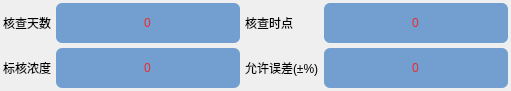
    <widget class="QWidget" name="gridLayoutWidget_9">
     <property name="geometry">
      <rect>
       <x>310</x>
       <y>50</y>
       <width>511</width>
       <height>91</height>
      </rect>
     </property>
     <layout class="QGridLayout" name="gridLayout_27">
      <property name="leftMargin">
       <number>3</number>
      </property>
      <property name="topMargin">
       <number>3</number>
      </property>
      <property name="rightMargin">
       <number>3</number>
      </property>
      <property name="bottomMargin">
       <number>3</number>
      </property>
      <property name="spacing">
       <number>5</number>
      </property>
      <item row="1" column="2">
       <widget class="QLabel" name="label_152">
        <property name="styleSheet">
         <string notr="true">background: transparent;
font: 10pt &quot;Ubuntu&quot;;</string>
        </property>
        <property name="text">
         <string>允许误差(±%)</string>
        </property>
       </widget>
      </item>
      <item row="1" column="1">
       <widget class="QLineEdit" name="lineEdit_49">
        <property name="sizePolicy">
         <sizepolicy hsizetype="Expanding" vsizetype="Expanding">
          <horstretch>0</horstretch>
          <verstretch>0</verstretch>
         </sizepolicy>
        </property>
        <property name="styleSheet">
         <string notr="true">background: rgb(114, 159, 207);
color: rgb(239, 41, 41);
border-radius: 6px;</string>
        </property>
        <property name="text">
         <string>0</string>
        </property>
        <property name="alignment">
         <set>Qt::AlignCenter</set>
        </property>
       </widget>
      </item>
      <item row="0" column="2">
       <widget class="QLabel" name="label_153">
        <property name="styleSheet">
         <string notr="true">background: transparent;
font: 10pt &quot;Ubuntu&quot;;</string>
        </property>
        <property name="text">
         <string>核查时点</string>
        </property>
       </widget>
      </item>
      <item row="1" column="0">
       <widget class="QLabel" name="label_154">
        <property name="styleSheet">
         <string notr="true">background: transparent;
font: 10pt &quot;Ubuntu&quot;;</string>
        </property>
        <property name="text">
         <string>标核浓度</string>
        </property>
       </widget>
      </item>
      <item row="0" column="0">
       <widget class="QLabel" name="label_155">
        <property name="styleSheet">
         <string notr="true">background: transparent;
font: 10pt &quot;Ubuntu&quot;;</string>
        </property>
        <property name="text">
         <string>核查天数</string>
        </property>
       </widget>
      </item>
      <item row="0" column="1">
       <widget class="QLineEdit" name="lineEdit_50">
        <property name="sizePolicy">
         <sizepolicy hsizetype="Expanding" vsizetype="Expanding">
          <horstretch>0</horstretch>
          <verstretch>0</verstretch>
         </sizepolicy>
        </property>
        <property name="styleSheet">
         <string notr="true">background: rgb(114, 159, 207);
color: rgb(239, 41, 41);
border-radius: 6px;</string>
        </property>
        <property name="text">
         <string>0</string>
        </property>
        <property name="alignment">
         <set>Qt::AlignCenter</set>
        </property>
       </widget>
      </item>
      <item row="1" column="3">
       <widget class="QLineEdit" name="lineEdit_51">
        <property name="sizePolicy">
         <sizepolicy hsizetype="Expanding" vsizetype="Expanding">
          <horstretch>0</horstretch>
          <verstretch>0</verstretch>
         </sizepolicy>
        </property>
        <property name="styleSheet">
         <string notr="true">background: rgb(114, 159, 207);
color: rgb(239, 41, 41);
border-radius: 6px;</string>
        </property>
        <property name="text">
         <string>0</string>
        </property>
        <property name="alignment">
         <set>Qt::AlignCenter</set>
        </property>
       </widget>
      </item>
      <item row="0" column="3">
       <widget class="QLineEdit" name="lineEdit_52">
        <property name="sizePolicy">
         <sizepolicy hsizetype="Expanding" vsizetype="Expanding">
          <horstretch>0</horstretch>
          <verstretch>0</verstretch>
         </sizepolicy>
        </property>
        <property name="styleSheet">
         <string notr="true">background: rgb(114, 159, 207);
color: rgb(239, 41, 41);
border-radius: 6px;</string>
        </property>
        <property name="text">
         <string>0</string>
        </property>
        <property name="alignment">
         <set>Qt::AlignCenter</set>
        </property>
       </widget>
      </item>
     </layout>
    </widget>
